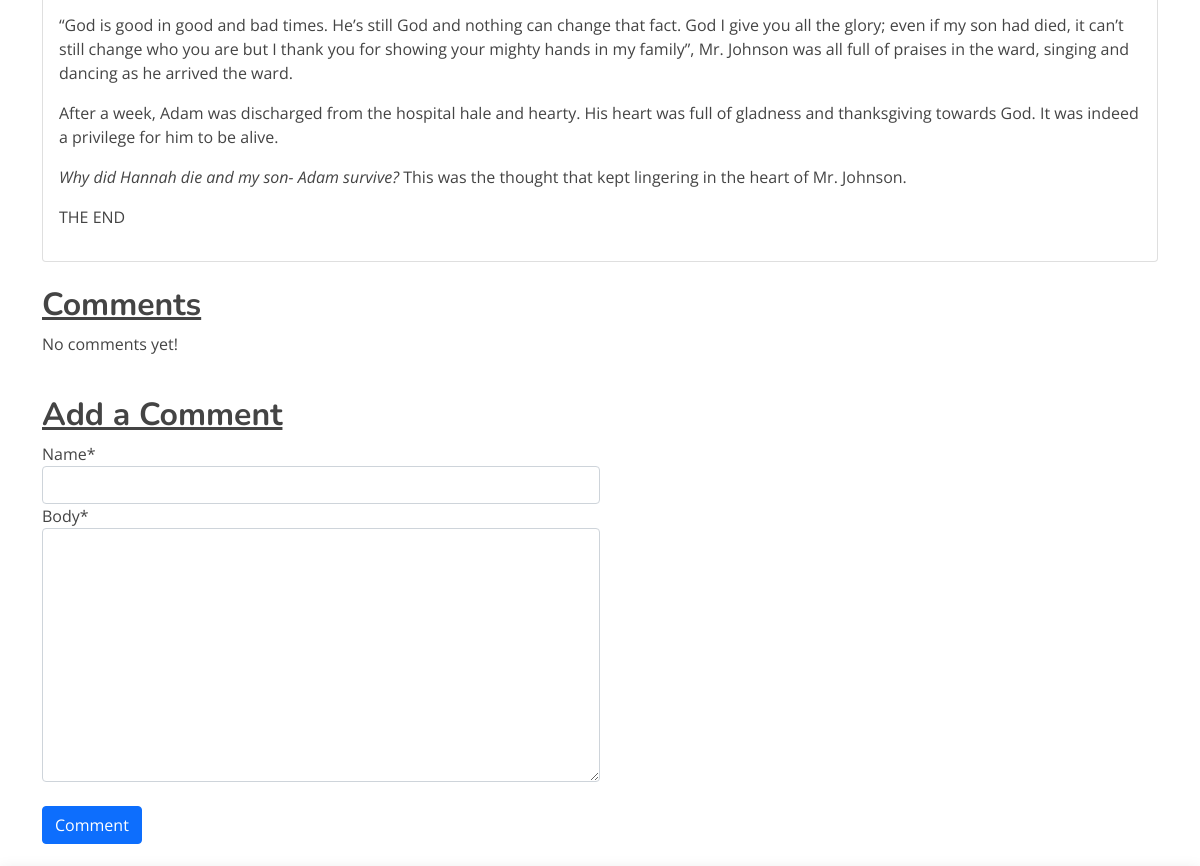
Page /post/10 (middle part) on the earlier database version.
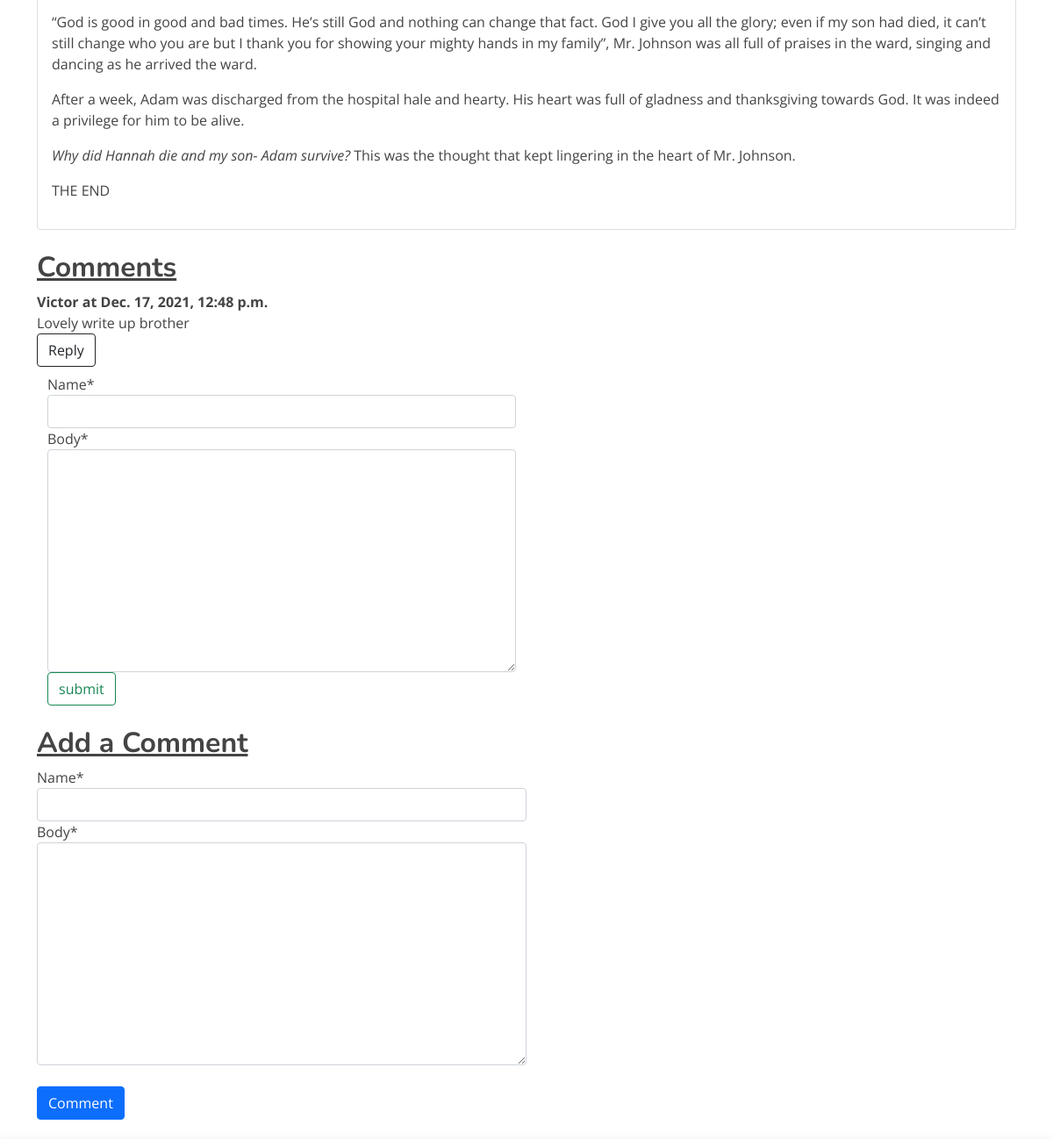
Same page on the later database version.
### post/models.py (models this page shows, shortened)
class Comment(models.Model):
    name = models.CharField(max_length=100)
    date = models.DateTimeField(auto_now_add=True)
    post = models.ForeignKey(Post, related_name='comments', on_delete=models.CASCADE)
    parent = models.ForeignKey('self', null=True, related_name='replies', on_delete=models.CASCADE)
    body = models.TextField()

### post/views.py (the view)
# urls.py: path('', include('post.urls')),
def post(request, pk):
    posts = Post.objects.get(id=pk)
    if request.method == 'POST':
        form = CommmentForm(request.POST)
        if form.is_valid():
            parent_obj = None
            try:
                parent_id = int(request.POST.get('parent_id'))
            except:
                parent_id = None
            if parent_id:
                parent_obj = Comment.objects.get(id=parent_id)
                if parent_obj:
                    reply = form.save(commit=False)
                    reply.parent = parent_obj
        obj = form.save(commit=False)
        obj.post = posts
        obj.save()
        return redirect('post', pk=posts.pk)
    else:
        form = CommmentForm()
    context = {
        'posts': posts,
        'form': form,
    }
    return render(request, 'post.html', context)

### post/forms.py
class CommmentForm(forms.ModelForm):
  class Meta:
      model = Comment
      fields = ('name','body')

### templates/post.html (shortened to what this page needs)
{% load static %}
{% load crispy_forms_tags %}
<!DOCTYPE html>
<html lang="en">
<head>
  <link href="{% static 'assets/vendor/bootstrap/css/bootstrap.min.css' %}" rel="stylesheet">
  <link href="{% static 'assets/vendor/bootstrap-icons/bootstrap-icons.css' %}" rel="stylesheet">
  <link href="{% static 'assets/vendor/boxicons/css/boxicons.min.css' %}" rel="stylesheet">
  <link href="{% static 'assets/vendor/glightbox/css/glightbox.min.css' %}" rel="stylesheet">
  <link href="{% static 'assets/vendor/remixicon/remixicon.css' %}" rel="stylesheet">
  <link href="{% static 'assets/vendor/swiper/swiper-bundle.min.css' %}" rel="stylesheet">
  <link href="{% static 'assets/css/style.css' %}" rel="stylesheet">
</head>
<body>
  <br><br/><br/><br/><br/><br/><br/><br/>
  <main id="main">
    <br>
  <div class="container">
    <div class="row">
      <div class="col">
        <div class="card">
          <div class="card-body">
              <p>{{posts.body|safe}}</p>
            </div>
        </div>
      </div>
    </div>
  </div>
    <br/>
<div class="container">
  <div class="col-md-6">
    <div class="page-header">
      <h2><b><u>Comments</u></b></h2>
      {% if not posts.comments.all %}
        <p>No comments yet!</p>
      {% endif %}
      {% for comment in posts.comments.all %}
        <article>
          <strong>{{comment.name}} at {{comment.date}}</strong><br>
          {{comment.body}}
        </article>
          <button type="button" name="button" class="reply-btn btn btn-outline-dark btn -sn">Reply</button>
        <div class="replied-comments container mt-2" style="">
          <div class="form-group row">
            <form method="POST">
              {{ form|crispy }}
                <input type="submit" value="submit" class="btn btn-outline-success">
           </form>
          </div>
        </div>
      {% endfor %}
    </div>
  </div>
</div>
  <br>
    <div class="container">
      <div class="col-md-6">
        <div class="page-header">
          <h2><b><u>Add a Comment</u></b></h2>
        </div>
      <form method="POST" action="">
        {{ form|crispy }}<br>
        <button class="btn btn-primary btn-block" type="submit">Comment</button>
     </form>
      </div>
    </div>
<br>
</body>
</html>

Differences in the rows shown:
added Comment: name "Victor", date "Dec. 17, 2021, 12:48 p.m.", body "Lovely write up brother"
Other differences:
text no longer shown: "No comments yet!"
